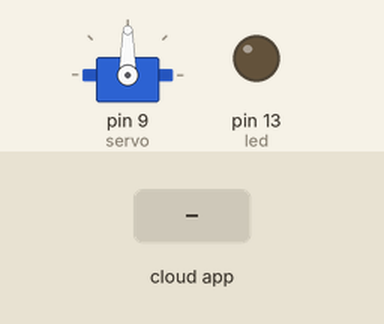
Simulated run of this sketch. Board: Arduino Uno, built with avr-gcc and run on an emulated ATmega328P. Parts: servo, output pins drawn as LEDs (lit = HIGH). The inputs (shaded band) are chosen by the test bench. The ROS host is connected and sends only what is stated.

Above: at 1.2 s.
1.3 s: the phone or cloud app sets pushed to 1
At 2.5 s:
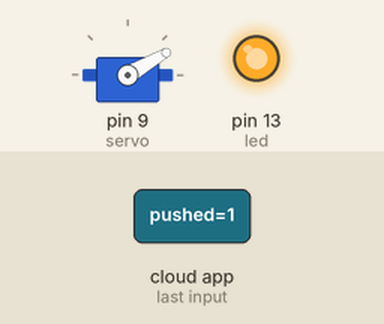
2.8 s: the phone or cloud app sets pushed to 1
At 3.6 s:
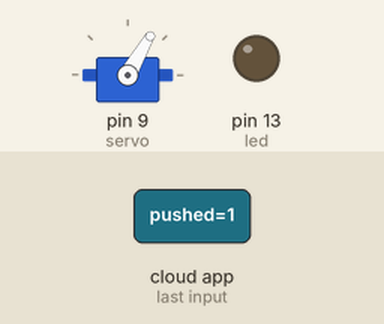
Timing chart, 0 to 5.8 s (numbered marks = the images above; inputs shaded):
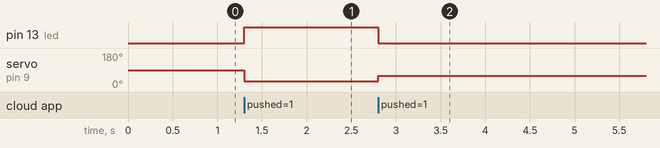

Measured:
- after the input at 1.3 s, pin 13 (led): LOW → HIGH at once; servo on pin 9 (servo): 90° → 30° at once
- after the input at 2.8 s, pin 13 (led): HIGH → LOW at once; servo on pin 9 (servo): 30° → 60° at once

The sketch:

Servo_Button.ino
```cpp
/*
 * Servo_Button
 * Updated version of rosserial ServoControl Example
 *
 * This sketch subscribe to a message to control servo
 *
 * Editor: Asmaa Al-Saggaf
 * Date: 8/12/2018
 */

#if (ARDUINO >= 100)
 #include <Arduino.h>
#else
 #include <WProgram.h>
#endif

#include <Servo.h>
#include <ros.h>
#include <std_msgs/Bool.h>

ros::NodeHandle  nh;

Servo servo;
int pos = 0;

void servo_cb( const std_msgs::Bool& cmd_msg){
  if (cmd_msg.data == true){
    pos += 30;
    if (pos > 180) {pos = 0;}
    servo.write(pos); //set servo angle, should be from 0-180
    digitalWrite(13, HIGH-digitalRead(13));  //toggle led
  }
}


ros::Subscriber<std_msgs::Bool> sub("pushed", servo_cb);

void setup(){
  pinMode(13, OUTPUT);

  nh.initNode();
  nh.subscribe(sub);

  servo.attach(9); //attach it to pin 9
}

void loop(){
  nh.spinOnce();
  delay(1);
}
```
